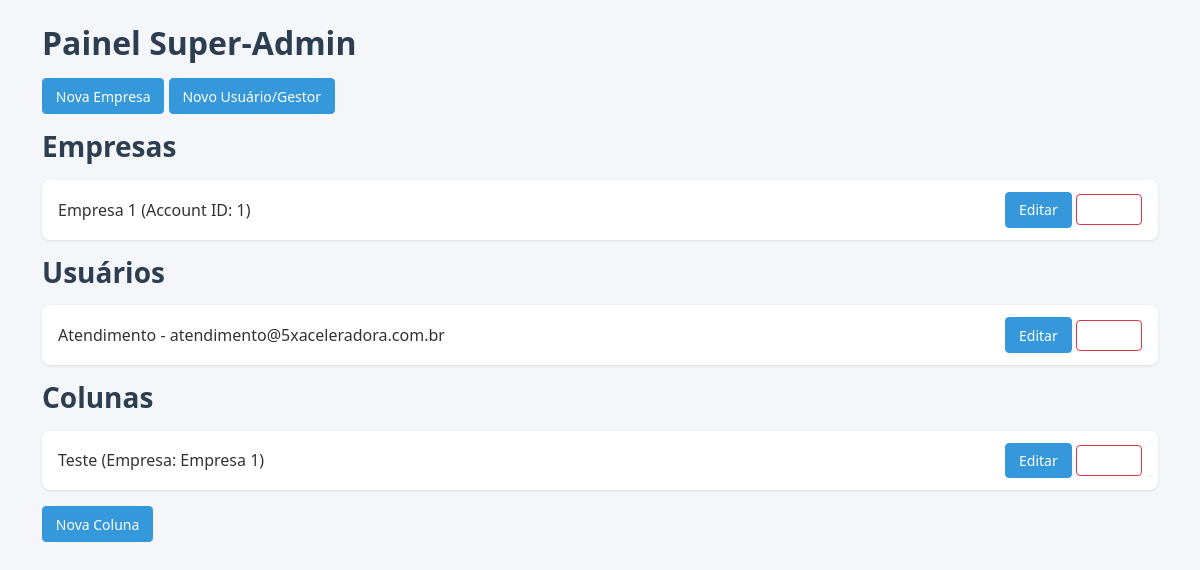
The app's page /superadmin/ (signed in) with its own data.
### app/models.py (models this page shows)
class Empresa(db.Model):
    __tablename__ = 'empresas'
    id = db.Column(db.Integer, primary_key=True)
    nome = db.Column(db.String(120), nullable=False)
    account_id = db.Column(db.String(120), unique=True, nullable=False)
    columns = db.relationship('Column', backref='empresa', cascade='all, delete', lazy=True)
    usuarios = db.relationship('Usuario', backref='empresa', cascade='all, delete', lazy=True)
    custom_fields = db.Column(db.JSON, nullable=False, default=list)

class Usuario(db.Model):
    __tablename__ = 'usuarios'
    id = db.Column(db.Integer, primary_key=True)
    user_id = db.Column(db.String(120), nullable=False)
    user_email = db.Column(db.String(120), nullable=False)
    user_name = db.Column(db.String(120), nullable=False)
    role = db.Column(db.String(50), nullable=False)
    empresa_id = db.Column(db.Integer, db.ForeignKey('empresas.id'), nullable=False)
    cards = db.relationship('Card', backref='usuario', lazy=True)

class Column(db.Model):
    __tablename__ = 'columns'
    id = db.Column(db.Integer, primary_key=True)
    name = db.Column(db.String(80), nullable=False)
    empresa_id = db.Column(db.Integer, db.ForeignKey('empresas.id'), nullable=False)
    cards = db.relationship('Card', backref='column', cascade='all, delete', lazy=True)

### app/superadmin.py (the view)
@superadmin_bp.route('/')
def dashboard():
    empresas = Empresa.query.all()
    usuarios = Usuario.query.all()
    columns = Column.query.all()
    return render_template(
        'superadmin/dashboard.html', empresas=empresas,
        usuarios=usuarios, columns=columns
    )

### app/auth.py (called while the page is built)
@auth_bp.before_app_request
def load_logged_in_user():
    user_id = session.get('usuario_id')
    if user_id is None:
        g.user = None
    else:
        g.user = Usuario.query.get(user_id)

### app/superadmin.py (called while the page is built)
@superadmin_bp.before_request
def check_superadmin_token():
    if g.get('user') and g.user.role == 'superadmin':
        return
    _require_token()

### app/templates/superadmin/dashboard.html (shortened to what this page needs)
{% extends 'superadmin/layout.html' %}
{% block content %}
<h2>Painel Super-Admin</h2>
<div class="mb-3">
  <a href="{{ url_for('superadmin.create_empresa', token=session['superadmin_token']) }}" class="btn btn-outline-secondary btn-sm">Nova Empresa</a>
  <a href="{{ url_for('superadmin.create_usuario', token=session['superadmin_token']) }}" class="btn btn-outline-secondary btn-sm">Novo Usuário/Gestor</a>
</div>
<h3>Empresas</h3>
<ul>
  {% for emp in empresas %}
  <li class="d-flex justify-content-between align-items-center">
    <span>{{ emp.nome }} (Account ID: {{ emp.account_id }})</span>
    <div>
      <a href="{{ url_for('superadmin.edit_empresa', empresa_id=emp.id, token=session['superadmin_token']) }}" class="btn btn-outline-primary btn-sm">Editar</a>
      <form method="post" action="{{ url_for('superadmin.delete_empresa', empresa_id=emp.id, token=session['superadmin_token']) }}" class="d-inline">
        <button type="submit" class="btn btn-outline-danger btn-sm">Deletar</button>
      </form>
    </div>
  </li>
  {% endfor %}
</ul>
<h3>Usuários</h3>
<ul>
  {% for usr in usuarios %}
  <li class="d-flex justify-content-between align-items-center">
    <span>{{ usr.user_name }} - {{ usr.user_email }}</span>
    <div>
      <a href="{{ url_for('superadmin.edit_usuario', usuario_id=usr.id, token=session['superadmin_token']) }}" class="btn btn-outline-primary btn-sm">Editar</a>
      <form method="post" action="{{ url_for('superadmin.delete_usuario', usuario_id=usr.id, token=session['superadmin_token']) }}" class="d-inline">
        <button type="submit" class="btn btn-outline-danger btn-sm">Deletar</button>
      </form>
    </div>
  </li>
  {% endfor %}
</ul>
<h3>Colunas</h3>
<ul>
  {% for col in columns %}
  <li class="d-flex justify-content-between align-items-center">
    <span>{{ col.name }} (Empresa: {{ col.empresa.nome }})</span>
    <div>
      <a href="{{ url_for('superadmin.edit_column', column_id=col.id, token=session['superadmin_token']) }}" class="btn btn-outline-primary btn-sm">Editar</a>
      <form method="post" action="{{ url_for('superadmin.delete_column', column_id=col.id, token=session['superadmin_token']) }}" class="d-inline">
        <button type="submit" class="btn btn-outline-danger btn-sm">Deletar</button>
      </form>
    </div>
  </li>
  {% endfor %}
</ul>
<a href="{{ url_for('superadmin.create_column', token=session['superadmin_token']) }}" class="btn btn-outline-secondary btn-sm">Nova Coluna</a>
{% endblock %}

### app/static/superadmin.css (style rules this page uses)
body { background-color: #f4f6f9; color: #333; font-family: 'Segoe UI', Tahoma, Geneva, Verdana, sans-serif; }
h2, h3 { color: #2c3e50; font-weight: 600; margin-bottom: 1rem; }
ul { list-style: none; padding: 0; }
ul li { background: #fff; padding: 0.75rem 1rem; margin-bottom: 0.5rem; border-radius: 8px; box-shadow: 0 1px 3px rgba(0,0,0,0.1); }
form { margin-bottom: 1.5rem; }
button, a.btn { background-color: #3498db; border-color: #3498db; color: #fff !important; padding: 0.4rem 0.8rem; text-decoration: none; }

### records on screen
Empresa: nome "Empresa 1", account_id "1"
Usuario: user_name "Atendimento", user_email "atendimento@5xaceleradora.com.br"
Column: name "Teste", empresa.nome "Empresa 1"
